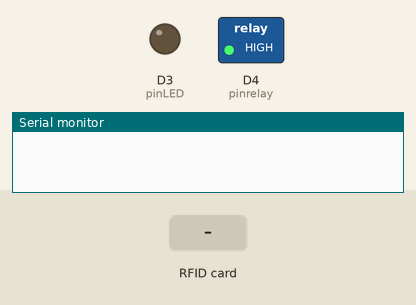
This sketch was run on a simulated ESP8266 (NodeMCU). Shown: switched loads named in the sketch (green lamp = pin HIGH), output pins drawn as LEDs (lit = HIGH), the last lines printed to the serial monitor. The inputs (shaded band) are chosen by the test bench.

Above: at 1.2 s.
1.3 s: RFID card AA 88 78 89 held to the reader
At 2.3 s:
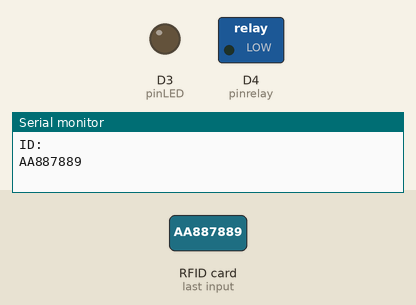
Timing chart, 0 to 8.8 s (numbered marks = the images above; inputs shaded):
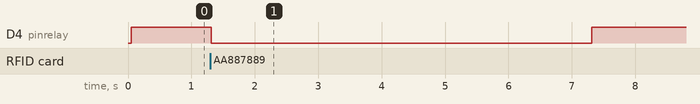

The sketch:

DorLock_RFID.ino
```cpp
#include <SPI.h>
#include <MFRC522.h>           //Library RFID

//inisialisasi pin pada RFID
const int PIN_RST = 5;
const int PIN_SS  = 4;

String uidTag = "";
const int pinrelay = D4; //inisialisasi pin relay
const int pinLED = D3; //LED Merah

// Pembuatan objek MFRC522
MFRC522 mfrc(PIN_SS, PIN_RST);

void setup() {
  Serial.begin(9600);
  SPI.begin();
  mfrc.PCD_Init();

  pinMode (pinrelay, OUTPUT);
  pinMode (pinLED, OUTPUT);

//  // Cek versi software MFRC555
//  byte versi = mfrc.PCD_ReadRegister(mfrc.VersionReg);
//  if (versi == 0x00 || versi == 0xFF) {
//    Serial.println("Modul tidak ada!");
//    while (true); // Abaikan perintah-2 berikutnya
//  }
}

void loop() {
  digitalWrite (pinrelay, HIGH);
  digitalWrite (pinLED, LOW);

  // Cek untuk kartu yang baru disisipkan
  if (!mfrc.PICC_IsNewCardPresent())
    return;

  // Jika nomor tag tidak diperoleh
  if (!mfrc.PICC_ReadCardSerial())
    return;

  // Peroleh UID pada tag
  uidTag = "";
  for (byte j = 0; j < mfrc.uid.size; j++) {
    char teks[3];
    sprintf(teks, "%02X", mfrc.uid.uidByte[j]);
    uidTag += teks;
  }

// jika tag RFID sesuai dengan yang terdaftar
  if  (uidTag.substring(0) == "AA887889"){
    digitalWrite (pinrelay, LOW);
    Serial.println("ID:");
    Serial.println(uidTag);
    delay (1000);
    Serial.println(" Selamat Datang ");
    Serial.println(" Doni ");
    delay (5000);
  }

//ketika tag RFID tidak sesuai dengan data
  else {
  Serial.println("Akses ditolak !!");
  digitalWrite(pinLED,HIGH);
  delay (2000);
  }

  // Ubah status kartu ACTIVE ke status HALT
  mfrc.PICC_HaltA();
}
```

Measured:
- after the input at 1.3 s, D4 (pinrelay): HIGH → LOW at once, → HIGH 6.0 s later
